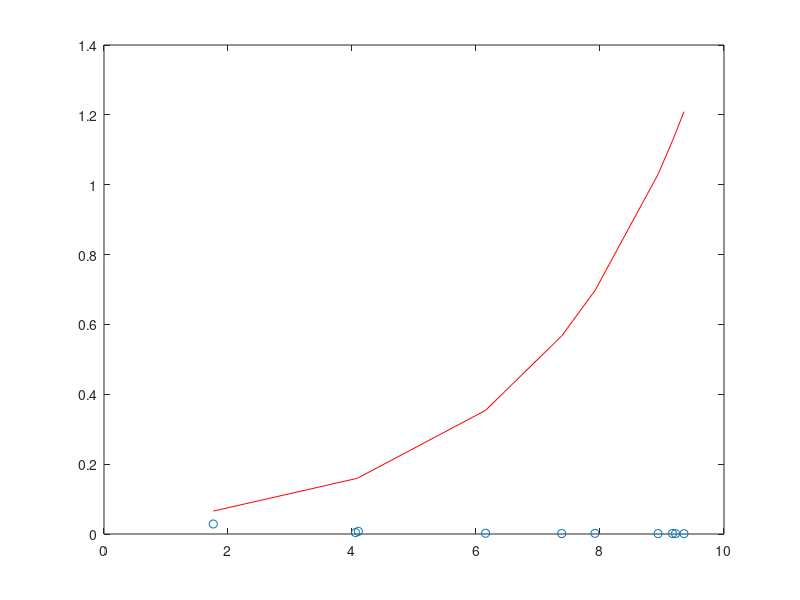
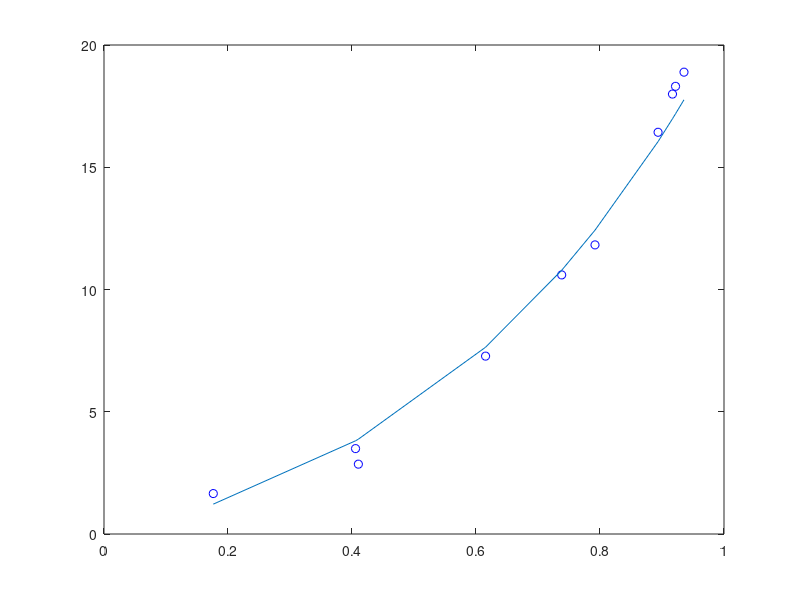

The MATLAB source for these figures, in order:
clear all
close all
clc
%rand('seed',0); randn('seed',0); 

x = [6.1543 7.9194 9.2181 7.3821 1.7627 4.0571 9.3547 9.1690 4.1027 8.9365]';
y = [21.0518 23.0857 31.0830 27.3933 5.9044 15.8872 32.5721 26.3197 11.4262 29.9518]';

sorted_ = sortrows([x y]);
x = sorted_(:,1);
y = sorted_(:,2);

% apartado a)
ya = 1./(y.*y);
yp = log(ya); 
% solucion del problema lineal
sol = polyfit(x,yp,1);
B = sol(1); C = sol(2); 

% calculamos los parámetros de la exponencial
A = exp(C); 
figure;
plot (x,ya,'o');
estimacion = A * exp(-B*x);

hold on;
plot (x, estimacion, 'r');
hold off;


% apartado b)
% nuevo conjunto de datos
x2 = x./10;
y2 = 3*x2.*exp(2*x2)+rand(size(x2));
ybp = log(y2./x2);

% pintamos puntos
figure;
plot(x2,y2,'ob');

% pseudoinversa
A = [x2 ones(length(x2),1)];
sol = pinv(A)*ybp;
b = sol(1); c = sol(2);
a = exp(c);
estimacion2 = a.*x2.*exp(b*x2);

%terminamos de pintar
hold on;
plot (x2, estimacion2);
hold off;
% si no tuvieramos el rand, los valores serian iguales a 3 y 2 (por la ecuacion que tenemos 
% en y -> misma estructura que el ajuste de la curva)
% Al tener el rand tenemos numeros cercanos a estos, aunque no siempre
% iguales
b
a